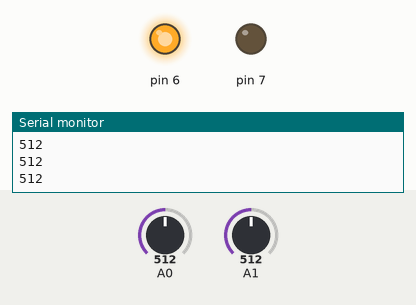
Simulated run of this sketch. Board: Arduino Uno, built with avr-gcc and run on an emulated ATmega328P. Shown: output pins drawn as LEDs (lit = HIGH), the last lines printed to the serial monitor. The test bench sets the inputs (shaded band); at power-on: A0 = 512, A1 = 512.

Above: at 1.8 s.
1.9 s: A0 set to 418
3.4 s: A0 set to 383
At 4.6 s:
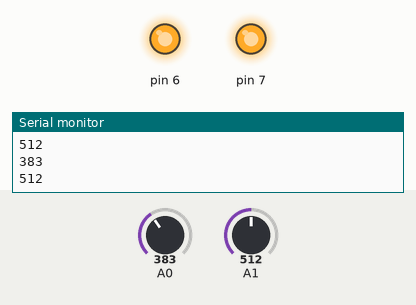
5.5 s: A1 set to 312
7.2 s: A1 set to 291
At 8.9 s:
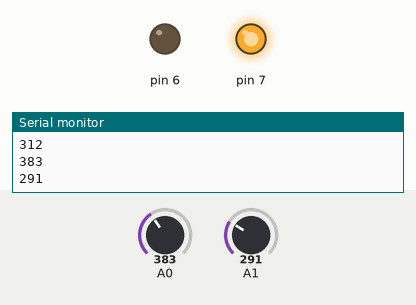
9.5 s: A0 set to 410
At 10.4 s:
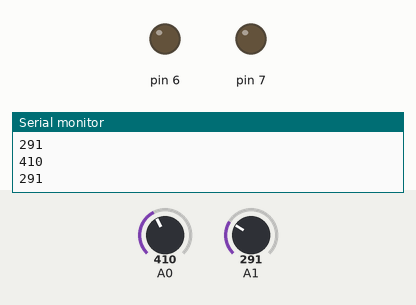
11.5 s: A0 set to 390
At 13.2 s:
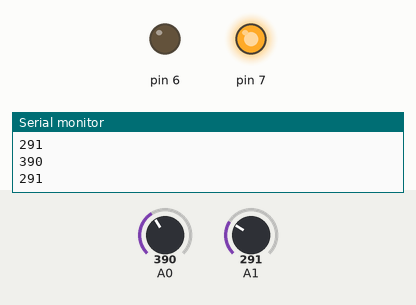
Timing chart, 0 to 14.5 s (numbered marks = the images above; inputs shaded):
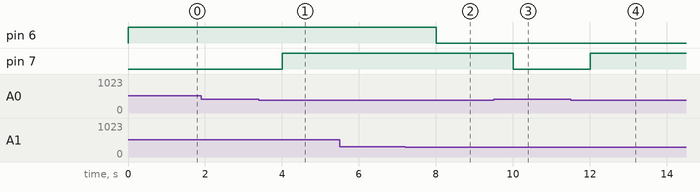

Measured:
- the behaviour switches between 401 and 400 on A0 (found by bisection; images 0 and 1)
- the behaviour switches between 300 and 299 on A1 (found by bisection; images 1 and 2)
- after the input at 3.4 s, pin 7: LOW → HIGH after 0.60 s
- after the input at 7.2 s, pin 6: HIGH → LOW after 0.81 s
- after the input at 9.5 s, pin 7: HIGH → LOW after 0.51 s
- after the input at 11.5 s, pin 7: LOW → HIGH after 0.51 s

The sketch:

gowtham_assignment_1.ino
```cpp
// C++ code
//
void setup()
{
  pinMode(7, OUTPUT);
  pinMode(6,OUTPUT);
  Serial.begin(9600);
}

void loop()
{
  int a=analogRead(A0);
  int b=analogRead(A1);
  Serial.println(a);
  Serial.println(b);
  if(a<=400)
  {
     digitalWrite(7,HIGH);
  }
  else
  {
    digitalWrite(7,LOW);
  }
  if(b>=300)
  {
    digitalWrite(6,HIGH);
  }
  else
  {
    digitalWrite(6,LOW);
  }
  delay(1000);
}
```
